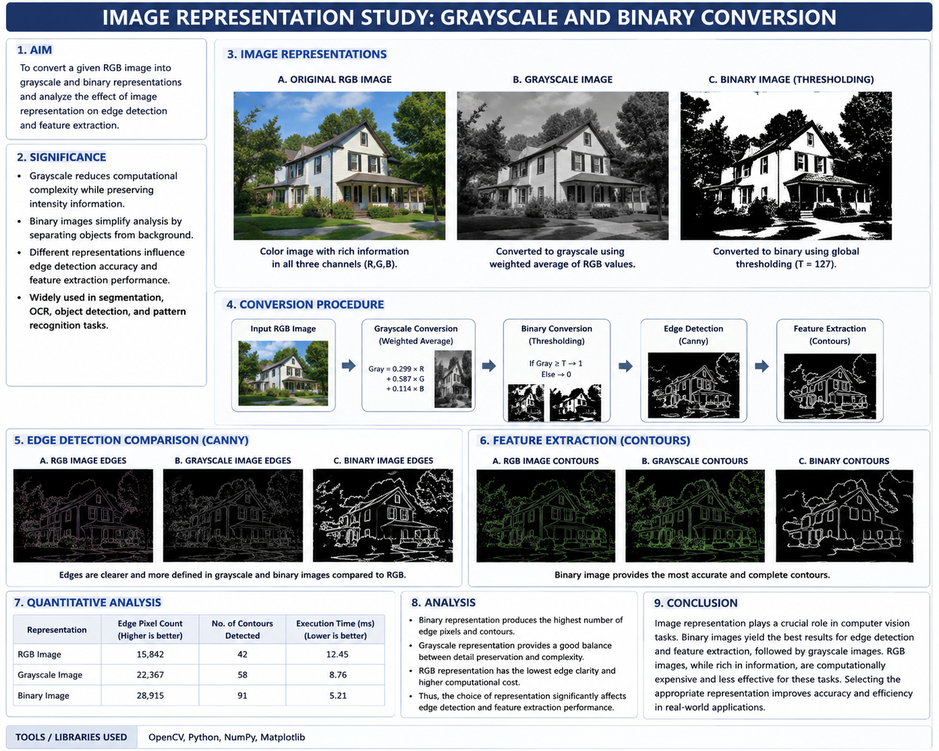
#> input picture C03/AT1/q02/E-2.png, 939 x 751 px, shrunk from 1402 x 1122 before the run
$ python e_2.py
#> lines starting #> are read from the running program, lines starting #| are printed output that depends on the picture; after the words box and inside, x2 and y2 are one past the last pixel; in counts of white or black regions, pixels touching at a corner belong together
# -*- coding: utf-8 -*-
"""E-2

Automatically generated by Colab.

Original file is located at
    https://colab.research.google.com/drive/1_jJZWZM8qGhhUSEPZ4KrL4lr59w50AzJ
"""

import cv2
import matplotlib.pyplot as plt
from google.colab import files

# Upload image
f = files.upload()
#> the answer given: E-2.png
img = cv2.imread(list(f.keys())[0])
#> img is the input picture: shape (751, 939, 3); mean B, G, R 186.5, 183.7, 180.8

# Convert representations
gray = cv2.cvtColor(img, cv2.COLOR_BGR2GRAY)
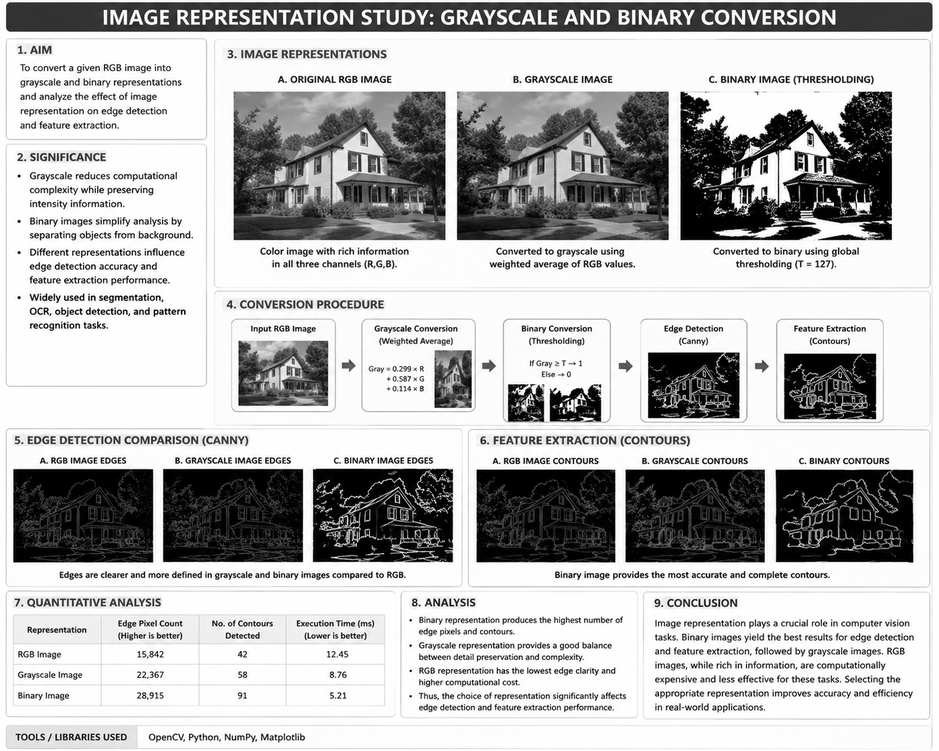
#> gray: shape (751, 939); min 0, max 255, mean 183.1
_, binary = cv2.threshold(gray, 127, 255, cv2.THRESH_BINARY)
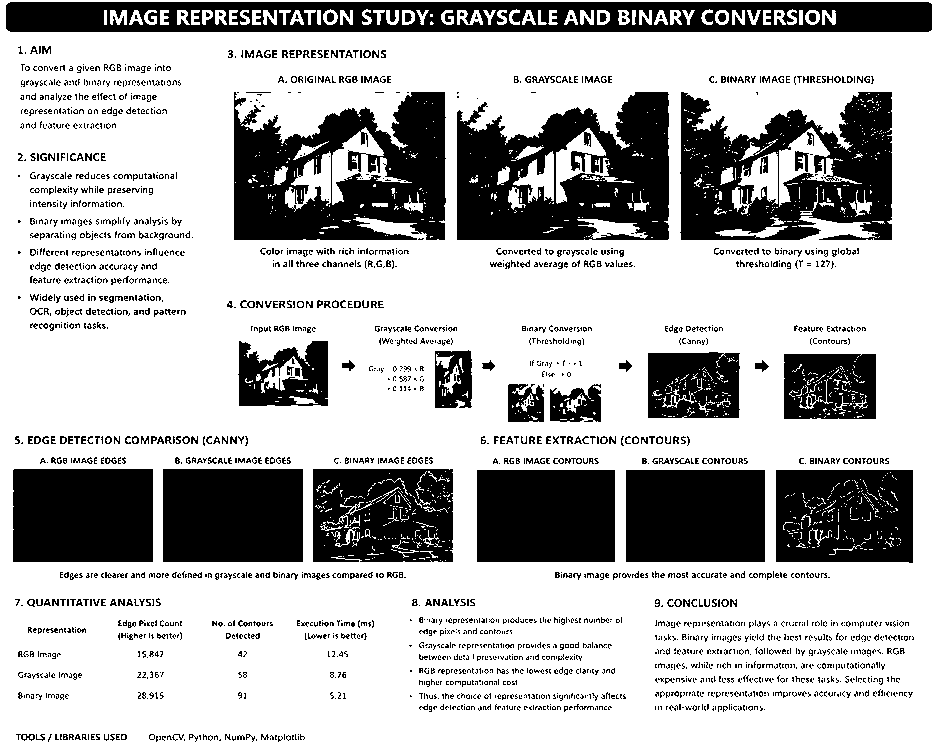
#> binary: shape (751, 939); 70.9% white; 2291 black regions (1948 under 20 px), largest, box (x1, y1, x2, y2) and area: (6, 2, 932, 32) 21925, (457, 92, 669, 240) 21638, (234, 92, 446, 240) 21234

# Edge detection
edge_gray = cv2.Canny(gray, 100, 200)
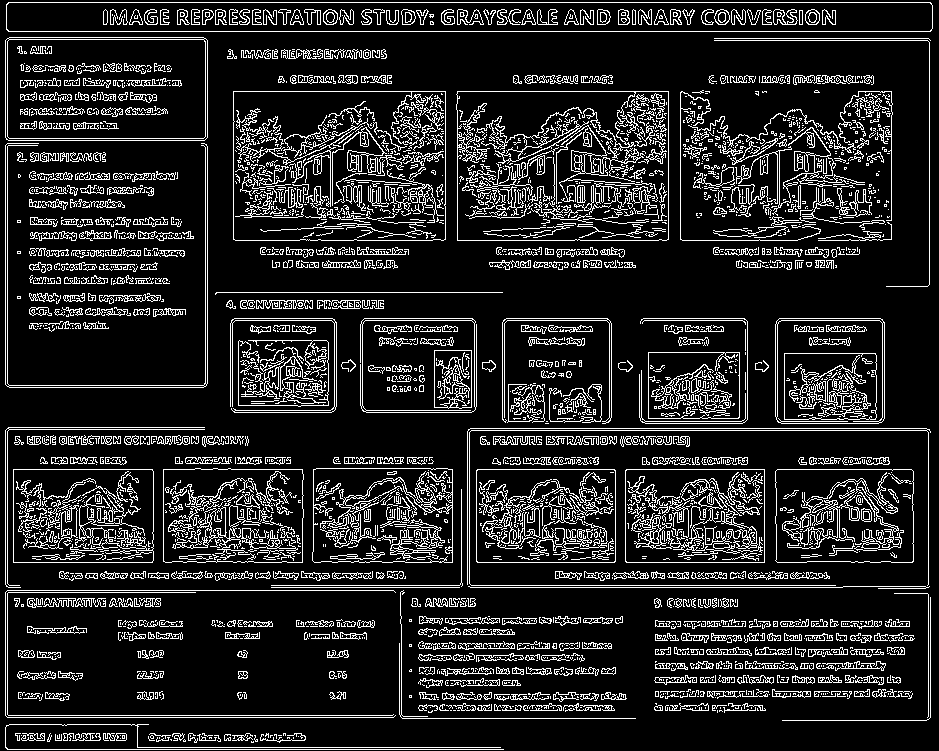
#> edge_gray: shape (751, 939); 14.4% white in thin lines or dots
edge_binary = cv2.Canny(binary, 100, 200)
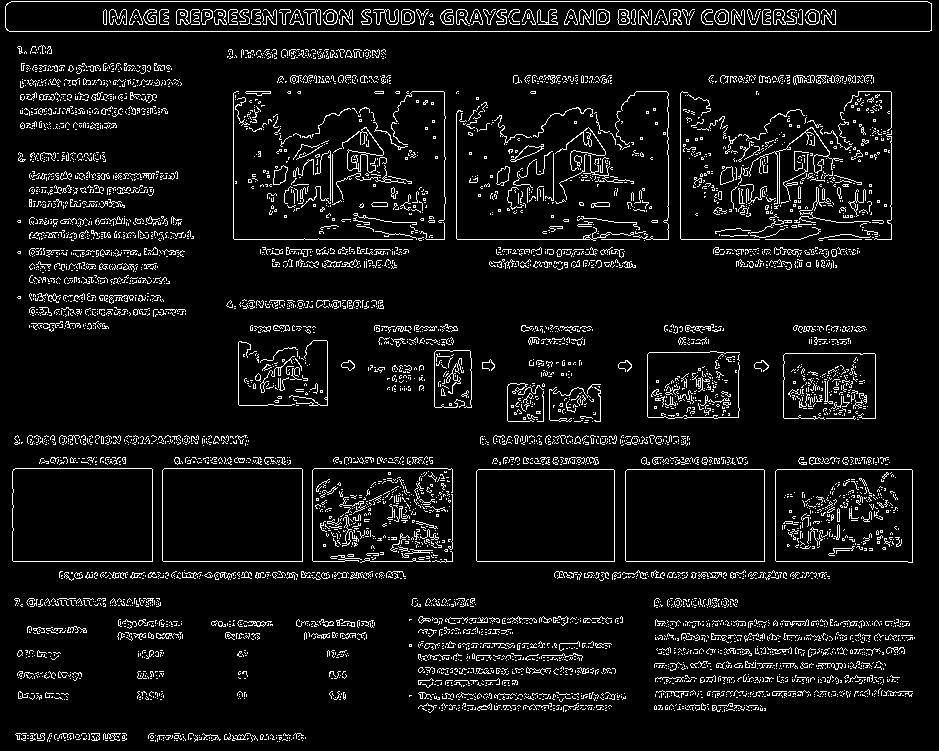
#> edge_binary: shape (751, 939); 7.1% white in thin lines or dots

# Feature extraction using contours
contours, _ = cv2.findContours(
    binary, cv2.RETR_EXTERNAL, cv2.CHAIN_APPROX_SIMPLE
)
#> contours = [[[0, 0], [0, 750], [938, 750], [938, 0]]]

# Display results
images = [cv2.cvtColor(img, cv2.COLOR_BGR2RGB),
          gray, binary, edge_gray, edge_binary]

titles = ["Original RGB", "Grayscale", "Binary",
          "Grayscale Edges", "Binary Edges"]

plt.figure(figsize=(12, 7))

for i in range(5):
    plt.subplot(2, 3, i+1)
    plt.imshow(images[i], cmap='gray')
    plt.title(titles[i])
    plt.axis("off")

plt.tight_layout()
plt.show()
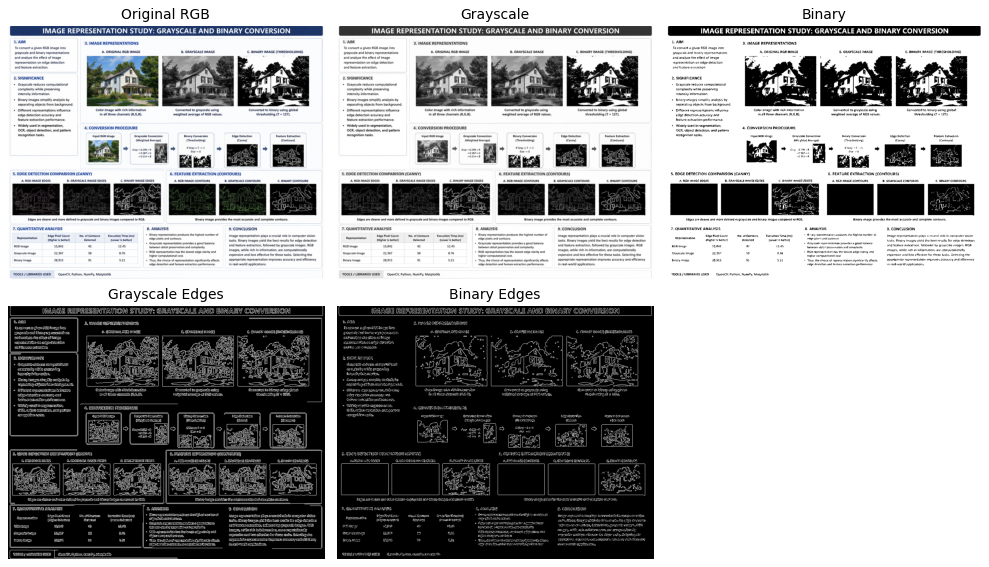
#> figure drawn by matplotlib, 5 panels

print("Number of features/contours:", len(contours))
#| Number of features/contours: 1
